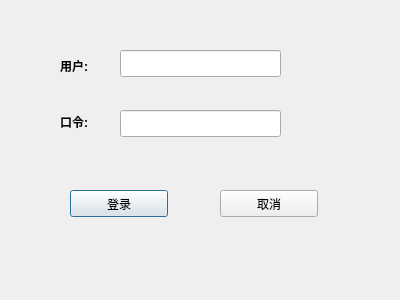
<?xml version="1.0" encoding="UTF-8"?>
<ui version="4.0">
 <class>dlgwin</class>
 <widget class="QDialog" name="dlgwin">
  <property name="geometry">
   <rect>
    <x>0</x>
    <y>0</y>
    <width>400</width>
    <height>300</height>
   </rect>
  </property>
  <property name="windowTitle">
   <string>Dialog</string>
  </property>
  <property name="sizeGripEnabled">
   <bool>false</bool>
  </property>
  <widget class="QLabel" name="lbluser">
   <property name="geometry">
    <rect>
     <x>60</x>
     <y>57</y>
     <width>66</width>
     <height>17</height>
    </rect>
   </property>
   <property name="font">
    <font>
     <weight>75</weight>
     <bold>true</bold>
     <underline>false</underline>
    </font>
   </property>
   <property name="text">
    <string>用户:</string>
   </property>
  </widget>
  <widget class="QLabel" name="lblpass">
   <property name="geometry">
    <rect>
     <x>60</x>
     <y>113</y>
     <width>66</width>
     <height>17</height>
    </rect>
   </property>
   <property name="font">
    <font>
     <weight>75</weight>
     <bold>true</bold>
     <underline>false</underline>
     <kerning>false</kerning>
    </font>
   </property>
   <property name="text">
    <string>口令:</string>
   </property>
  </widget>
  <widget class="QPushButton" name="btnlogin">
   <property name="geometry">
    <rect>
     <x>70</x>
     <y>190</y>
     <width>98</width>
     <height>27</height>
    </rect>
   </property>
   <property name="text">
    <string>登录</string>
   </property>
  </widget>
  <widget class="QPushButton" name="btncancel">
   <property name="geometry">
    <rect>
     <x>220</x>
     <y>190</y>
     <width>98</width>
     <height>27</height>
    </rect>
   </property>
   <property name="text">
    <string>取消</string>
   </property>
  </widget>
  <widget class="QLineEdit" name="edtuser">
   <property name="geometry">
    <rect>
     <x>120</x>
     <y>50</y>
     <width>161</width>
     <height>27</height>
    </rect>
   </property>
  </widget>
  <widget class="QLineEdit" name="edtpass">
   <property name="geometry">
    <rect>
     <x>120</x>
     <y>110</y>
     <width>161</width>
     <height>27</height>
    </rect>
   </property>
  </widget>
 </widget>
 <resources/>
 <connections/>
</ui>
